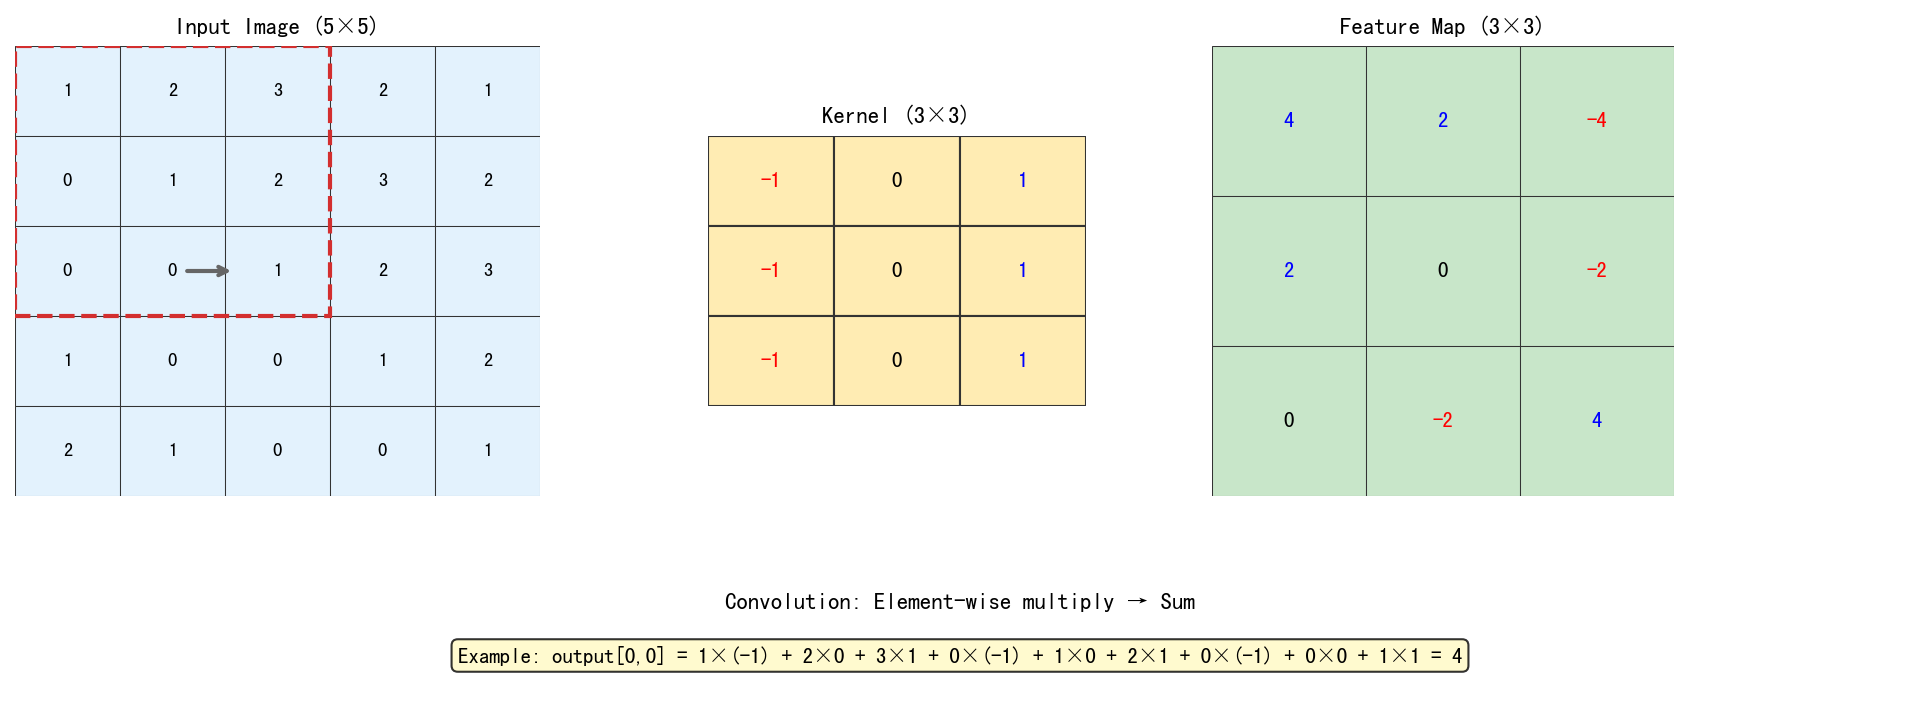

The script that saved this image:
"""
Convolution Kernel Visualization
Shows how a 3x3 kernel slides over input to produce output feature map
"""
import matplotlib.pyplot as plt
import matplotlib.patches as patches
import numpy as np

fig = plt.figure(figsize=(14, 6))

# Color scheme
input_color = '#E3F2FD'
kernel_color = '#FFECB3'
output_color = '#C8E6C9'
arrow_color = '#666'

# === Input Matrix ===
ax1 = fig.add_axes([0.05, 0.25, 0.25, 0.5])
ax1.set_xlim(0, 5)
ax1.set_ylim(0, 5)
ax1.set_title('Input Image (5×5)', fontsize=11, fontweight='bold')
ax1.axis('off')

input_data = [
    [1, 2, 3, 2, 1],
    [0, 1, 2, 3, 2],
    [0, 0, 1, 2, 3],
    [1, 0, 0, 1, 2],
    [2, 1, 0, 0, 1]
]

for i in range(5):
    for j in range(5):
        rect = patches.Rectangle((j, 4-i), 1, 1, linewidth=0.5, 
                                   edgecolor='#333', facecolor=input_color)
        ax1.add_patch(rect)
        ax1.text(j+0.5, 4-i+0.5, str(input_data[i][j]), 
                 ha='center', va='center', fontsize=9)

# === Kernel ===
ax2 = fig.add_axes([0.38, 0.35, 0.18, 0.3])
ax2.set_xlim(0, 3)
ax2.set_ylim(0, 3)
ax2.set_title('Kernel (3×3)', fontsize=11, fontweight='bold')
ax2.axis('off')

kernel_data = [
    [-1, 0, 1],
    [-1, 0, 1],
    [-1, 0, 1]
]

for i in range(3):
    for j in range(3):
        rect = patches.Rectangle((j, 2-i), 1, 1, linewidth=1, 
                                   edgecolor='#333', facecolor=kernel_color)
        ax2.add_patch(rect)
        val = kernel_data[i][j]
        color = 'blue' if val > 0 else ('red' if val < 0 else 'black')
        ax2.text(j+0.5, 2-i+0.5, str(val), 
                 ha='center', va='center', fontsize=10, color=color, fontweight='bold')

# Arrow between input and kernel
ax1.annotate('', xy=(0.42, 0.5), xytext=(0.32, 0.5),
             arrowprops=dict(arrowstyle='->', color=arrow_color, lw=2),
             xycoords='axes fraction')

# === Output Matrix ===
ax3 = fig.add_axes([0.62, 0.25, 0.22, 0.5])
ax3.set_xlim(0, 3)
ax3.set_ylim(0, 3)
ax3.set_title('Feature Map (3×3)', fontsize=11, fontweight='bold')
ax3.axis('off')

output_data = [
    [4, 2, -4],
    [2, 0, -2],
    [0, -2, 4]
]

for i in range(3):
    for j in range(3):
        rect = patches.Rectangle((j, 2-i), 1, 1, linewidth=0.5, 
                                   edgecolor='#333', facecolor=output_color)
        ax3.add_patch(rect)
        val = output_data[i][j]
        color = 'blue' if val > 0 else ('red' if val < 0 else 'black')
        ax3.text(j+0.5, 2-i+0.5, str(val), 
                 ha='center', va='center', fontsize=10, color=color, fontweight='bold')

# Arrow between kernel and output
ax2.annotate('', xy=(0.6, 0.5), xytext=(0.58, 0.5),
             arrowprops=dict(arrowstyle='->', color=arrow_color, lw=2),
             xycoords='figure fraction')

# === Formula Box ===
ax4 = fig.add_axes([0.05, 0.02, 0.9, 0.15])
ax4.axis('off')
ax4.text(0.5, 0.7, 'Convolution: Element-wise multiply → Sum', 
         ha='center', fontsize=11, fontweight='bold', transform=ax4.transAxes)
ax4.text(0.5, 0.3, 
         'Example: output[0,0] = 1×(-1) + 2×0 + 3×1 + 0×(-1) + 1×0 + 2×1 + 0×(-1) + 0×0 + 1×1 = 4',
         ha='center', fontsize=10, transform=ax4.transAxes,
         bbox=dict(boxstyle='round', facecolor='#FFF9C4', alpha=0.8))

# Highlight the first kernel position on input
ax1.add_patch(patches.Rectangle((0, 2), 3, 3, linewidth=2, 
                                  edgecolor='#D32F2F', facecolor='none', 
                                  linestyle='--', transform=ax1.transData))

plt.savefig('fig_convolution_kernel.png', dpi=150, bbox_inches='tight', 
            facecolor='white', edgecolor='none')
print("Saved: fig_convolution_kernel.png")
